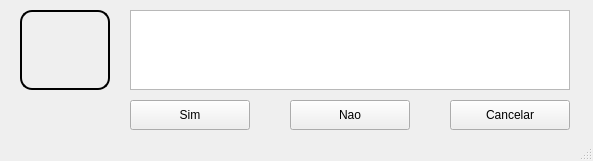
<?xml version="1.0" encoding="UTF-8"?>
<ui version="4.0">
 <class>MainWindow</class>
 <widget class="QMainWindow" name="MainWindow">
  <property name="geometry">
   <rect>
    <x>0</x>
    <y>0</y>
    <width>593</width>
    <height>161</height>
   </rect>
  </property>
  <property name="windowTitle">
   <string>MainWindow</string>
  </property>
  <property name="styleSheet">
   <string notr="true"/>
  </property>
  <widget class="QWidget" name="centralwidget">
   <widget class="QTextBrowser" name="textBrowser">
    <property name="geometry">
     <rect>
      <x>130</x>
      <y>10</y>
      <width>440</width>
      <height>80</height>
     </rect>
    </property>
   </widget>
   <widget class="QPushButton" name="bt_nao">
    <property name="geometry">
     <rect>
      <x>290</x>
      <y>100</y>
      <width>120</width>
      <height>30</height>
     </rect>
    </property>
    <property name="styleSheet">
     <string notr="true"/>
    </property>
    <property name="text">
     <string>Nao</string>
    </property>
   </widget>
   <widget class="QLabel" name="empresa">
    <property name="geometry">
     <rect>
      <x>20</x>
      <y>10</y>
      <width>90</width>
      <height>80</height>
     </rect>
    </property>
    <property name="styleSheet">
     <string notr="true">border-style: Outset;
border-width: 2px;
border-radius: 12px;</string>
    </property>
    <property name="text">
     <string/>
    </property>
    <property name="pixmap">
     <pixmap>../../../../Users/Helio/.designer/backup/CADASTRO.png</pixmap>
    </property>
    <property name="scaledContents">
     <bool>true</bool>
    </property>
   </widget>
   <widget class="QPushButton" name="bt_sim">
    <property name="geometry">
     <rect>
      <x>130</x>
      <y>100</y>
      <width>120</width>
      <height>30</height>
     </rect>
    </property>
    <property name="styleSheet">
     <string notr="true"/>
    </property>
    <property name="text">
     <string>Sim</string>
    </property>
   </widget>
   <widget class="QPushButton" name="bt_cancelar">
    <property name="geometry">
     <rect>
      <x>450</x>
      <y>100</y>
      <width>120</width>
      <height>30</height>
     </rect>
    </property>
    <property name="styleSheet">
     <string notr="true"/>
    </property>
    <property name="text">
     <string>Cancelar</string>
    </property>
   </widget>
  </widget>
  <widget class="QStatusBar" name="statusbar"/>
 </widget>
 <tabstops>
  <tabstop>bt_nao</tabstop>
  <tabstop>textBrowser</tabstop>
 </tabstops>
 <resources/>
 <connections/>
</ui>
